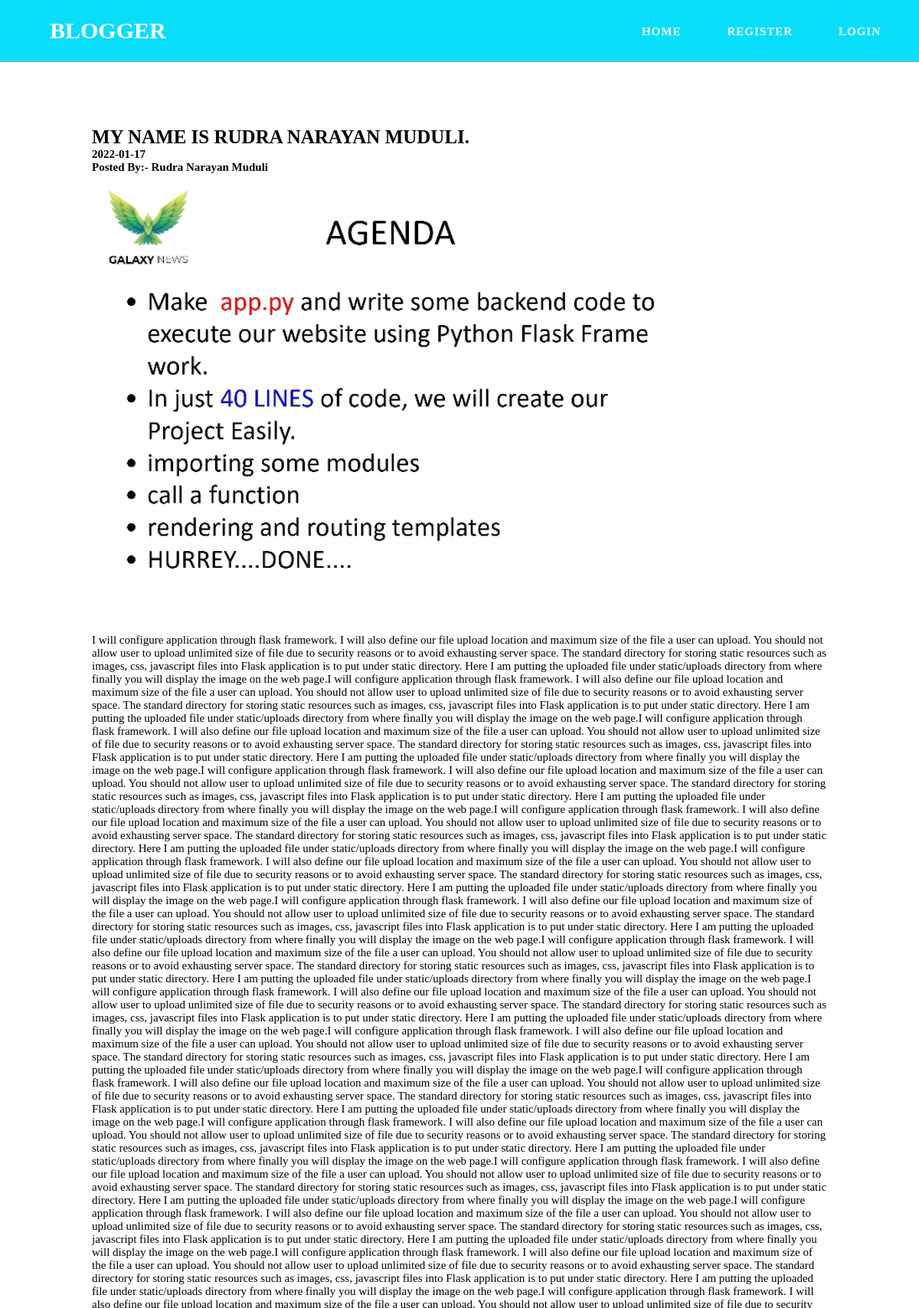
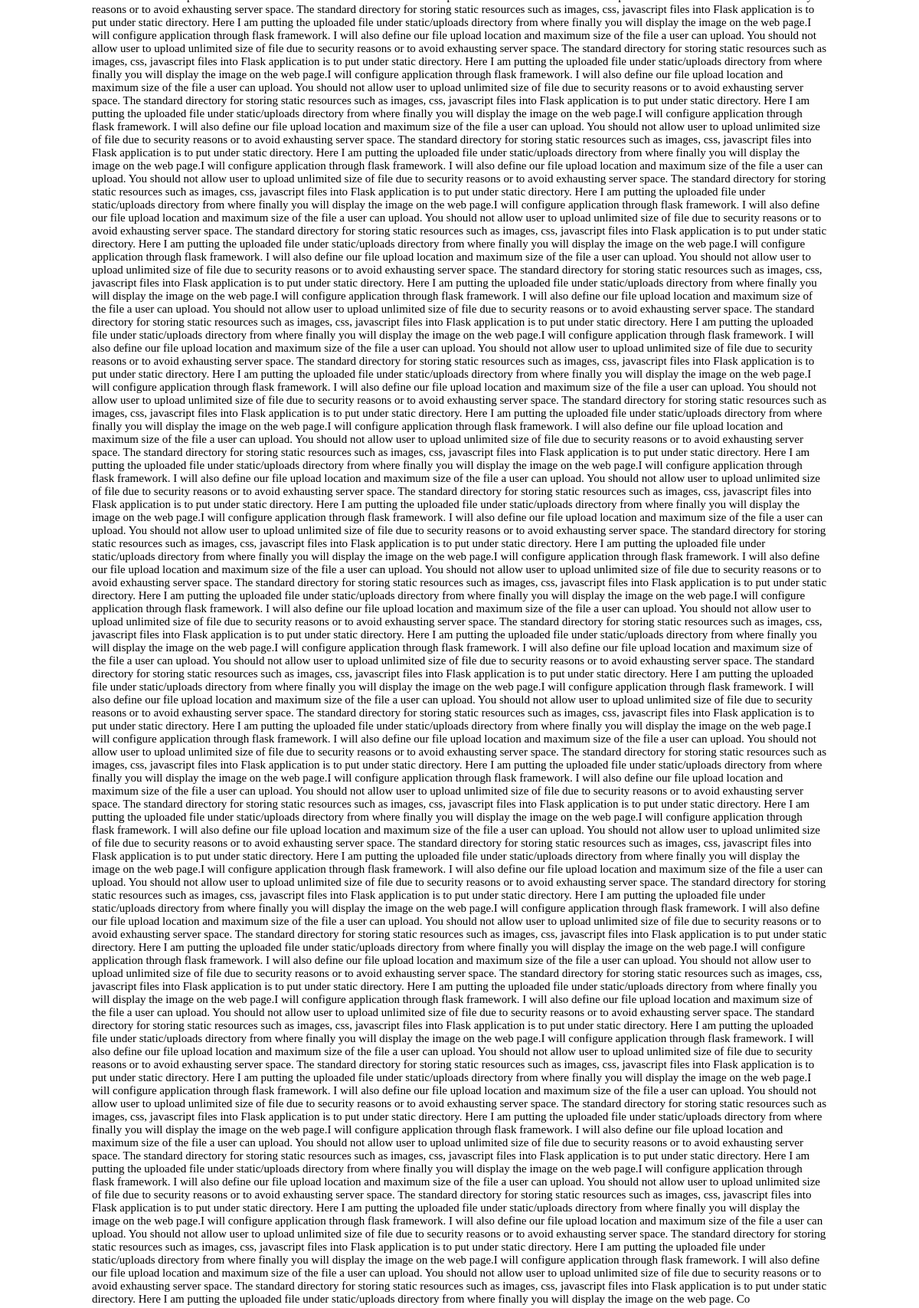
/blogs/3 (upper part), run on the app's committed database (2 pictures, top to bottom).
### app.py (models this page shows)
class Post(db.Model):
  id = db.Column(db.Integer, primary_key=True)
  title = db.Column(db.String(50), nullable=False)
  date_posted = db.Column(db.DateTime, nullable=False,default=datetime.utcnow)
  description = db.Column(db.Text, nullable=False)
  image_file = db.Column(db.String(20), nullable=False, default='default.jpg')
  user_id = db.Column(db.Integer, db.ForeignKey("user.id"), nullable=False)

class User(db.Model,UserMixin):
  id = db.Column(db.Integer, primary_key=True)
  username = db.Column(db.String(50), nullable=False)
  email = db.Column(db.String(40), nullable=False)
  password = db.Column(db.String(40), nullable=False)
  date = db.Column(db.DateTime, nullable=False,default=datetime.utcnow)
  posts = db.relationship('Post',backref='author', lazy=True)

### app.py (the view)
@app.route('/blogs/<int:id>', methods=['GET','POST'])
def blogshow(id):
  blog = Post.query.filter_by(id=id).first_or_404()
  return render_template('blogshow.html', blog=blog)

### templates/blogshow.html (shortened to what this page needs)
<!DOCTYPE html>
<html lang="en">
<head>
</head>
<body>
    <nav>
        <a href="/"><label class="logo">BLOGGER</label></a>
        <ul>
            {% if current_user.is_authenticated %}
            <li><a href="/">Home</a></li>
            <li><a href="/post-a-blog">New Post</a></li>
            <li><a href="/account">Account</a></li>
            <li><a href="/logout">Logout</a></li>
            {% else %}
            <li><a href="/">HOME</a></li>
            <li><a href="/register">REGISTER</a></li>
            <li><a href="/login">LOGIN</a></li>
            {% endif %}
        </ul>
    </nav>
<div class="container-contact">
    <div class="blogs">
        <p style="font-size:25px;font-weight:700;color:black;">{{blog.title}}</p>
        <div class="c-button"><p style="font-size:15px;font-weight:600;color:black;">{{blog.date_posted.strftime('%Y-%m-%d')}}</p></div>
        <div class="c-button"><p style="font-size:15px;font-weight:600;color:black;">Posted By:- {{blog.author.username}}</p></div>
        <div class="c_img"><img src="{{url_for('static',filename='pics/' + blog.image_file)}}" alt="" /></div>
        <div class="c-button"><p style="font-size:15px;font-weight:450;color:black;">{{blog.description}}</p></div>
    </div>
</div>
</body>
</html>

### templates/blogshow.html (style rules this page uses)
* { padding: 0px; margin: 0px; text-decoration:none; list-style: none; }
body { font-family: "montserrat"; }
nav { height: 80px; width: 100%; background-color:rgb(8, 222, 250); position: fixed; border-bottom: 0.05px solid rgb(183, 129, 233); }
.logo { font-size: 30px; color: white; font-weight: bold; padding: 0px 80px; position: relative; line-height:80px }
nav ul { float:right; margin-right: 20px; }
nav ul li { display: inline-block; margin: 0 15px; padding-top: 21px; }
nav ul li a { font-size: 15px; padding: 0px 15px; color: white; font-weight: 700; line-height: 40px; letter-spacing: 1px; }
@media (min-width: 1107px) { nav ul { display:flex; align-items: center; } }
@media (min-width: 1107px) { nav .logo { align-items: center; float: left; left:-15px; } }
.container-contact { height: content; width: 100%; margin-bottom: 50px; padding-top: 150px; display: flex; justify-content: center; align-items: center; flex-flow: column wrap; }
.blogs { height: content; width: 80%; margin-top: 15px; margin-bottom: 15px; margin-left: 3px; margin-right: 3px; justify-content:center; display: flex; flex-flow: column; }
.blogs .c_img { height: 80% !important; width: 80% !important; border: 2px solid transparent; border-radius: 10px; }
.blogs .c_img img { height: 100% !important; width: 100% !important; }

### data on the page
Post: title "MY NAME IS RUDRA NARAYAN MUDULI.", date_posted "2022-01-17", image_file (picture), description "I will configure application through flask framework. I will also define our file upload location and maximum size of the file a user can upload. You should not allow user to upload unlimited size of file due to security reasons or to avoid exhausting server space. The standard directory for storing static resources such as images, css, javascript files into Flask application is to put under static directory. Here I am putting the uploaded file under static/uploads directory from where finally you will display the image on the web page.I will configure application through flask framework. I will also define our file upload location and maximum size of the file a user can upload. You should…"
User: author.username "Rudra Narayan Muduli"
